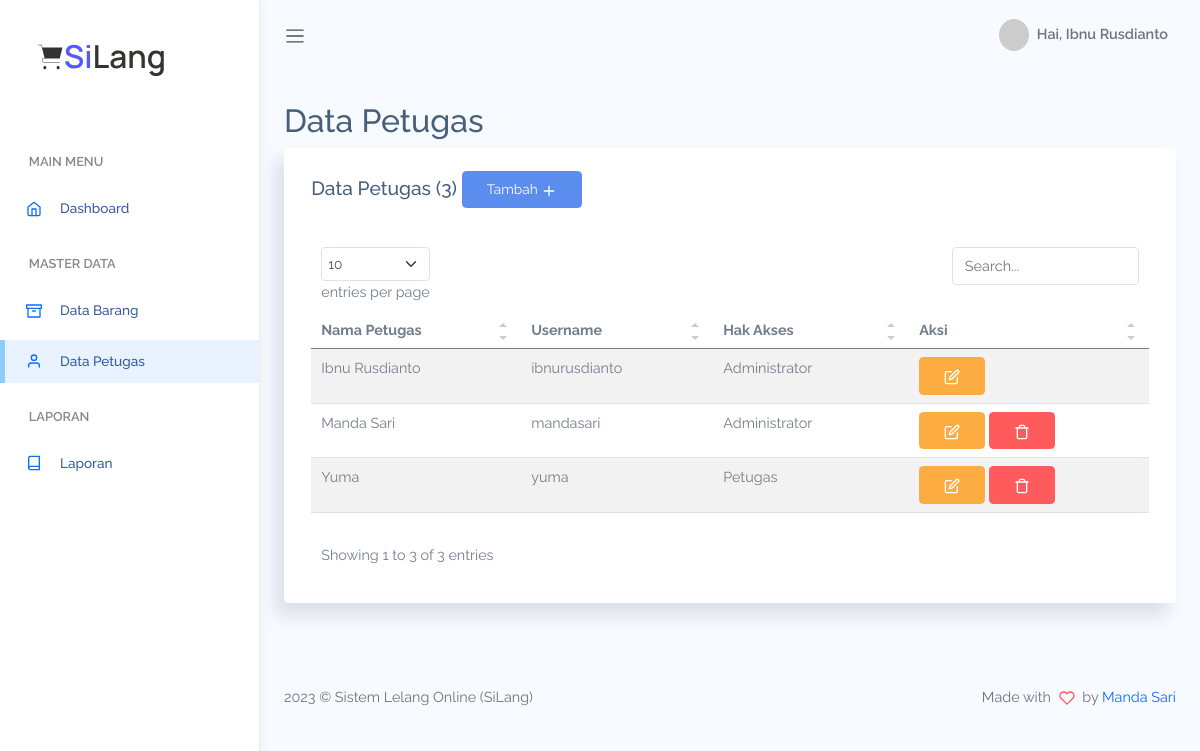
The app's page /petugas (signed in) with its own data.
### tables this page shows
CREATE TABLE `tb_petugas` (
  `id_petugas` int(11) NOT NULL,
  `nama_petugas` varchar(25) NOT NULL,
  `username` varchar(25) NOT NULL,
  `password` varchar(255) NOT NULL,
  `id_level` int(11) NOT NULL
);

CREATE TABLE `tb_level` (
  `id_level` int(11) NOT NULL,
  `level` enum('administrator','petugas') NOT NULL
);

### app/core/Controller.php (called while the page is built, shortened)
<?php
class Controller
{
    public function view(string $view, ?array $data = [])
    {
        require_once '../app/views/' . $view . '.php';
    }
    public function model(string $model)
    {
        return new $model;
    }
}

### app/controllers/Petugas.php (called while the page is built, shortened)
<?php
class Petugas extends Controller
{
    public function index()
    {
        $data['dataPetugas'] = $this->model('M_petugas')->getDataPetugas();
        $data['title'] = 'Data Petugas';
        $data['dataTable'] = true;
        $this->view('page/backend/petugas/index', $data);
    }
}

### app/core/App.php (called while the page is built, shortened)
<?php
class App
{
    public function __construct(protected $controller = 'Home', protected $method = 'index', protected $params = [])
    {
        $this->controller = new $this->controller;
        call_user_func_array([$this->controller, $this->method], $this->params);
    }
}

### public/index.php (called while the page is built, shortened)
<?php
$app = new App;

### app/core/Database.php (called while the page is built, shortened)
<?php
class Database
{
    private $host = DB_HOST;
    private $user = DB_USER;
    private $pass = DB_PASS;
    private $dbnm = DB_NAME;
    private $dbh;
    private $stmt;
    public function __construct()
    {
        $dsn = 'mysql:host=' . $this->host . ';dbname=' . $this->dbnm;
        $option = [
            PDO::ATTR_PERSISTENT => true,
            PDO::ATTR_ERRMODE => PDO::ERRMODE_EXCEPTION
        ];
        try {
            $this->dbh = new PDO($dsn, $this->user, $this->pass, $option);
        } catch (PDOException $e) {
            die($e->getMessage());
        }
    }
    public function query($query)
    {
        $this->stmt = $this->dbh->prepare($query);
    }
    public function execute()
    {
        $this->stmt->execute();
    }
    public function resultSet()
    {
        $this->execute();
        return $this->stmt->fetchAll(PDO::FETCH_ASSOC);
    }
}

### app/models/M_petugas.php (called while the page is built, shortened)
<?php
class M_petugas
{
    private $table = "tb_petugas";
    private $db;
    public function __construct()
    {
        $this->db = new Database;
    }
    public function getDataPetugas()
    {
        $this->db->query("SELECT * FROM $this->table INNER JOIN tb_level ON $this->table.id_level = tb_level.id_level");
        return $this->db->resultSet();
    }
}

### app/views/page/backend/petugas/index.php (the view, shortened to what this page needs)
<div class="main-content container-fluid">
    <div class="page-title">
        <div class="row">
            <div class="col-12 col-md-6 order-md-1 order-last">
                <h3><?= $data['title'] ?></h3>
            </div>
        </div>
    </div>
    <section class="section">
        <div class="card">
            <div class="card-header">
                <h4 class="card-title">
                    <?= $data['title'] . ' (' . count($data['dataPetugas']) . ')' ?>
                    <a href="<?= BASE_URL ?>/petugas/create" class="btn btn-primary">Tambah <i data-feather="plus"></i></a>
                </h4>
            </div>
            <div class="card-body">
                <div class="table-responsive">
                    <table class='table table-striped' id="table1">
                        <thead>
                            <tr>
                                <th>Nama Petugas</th>
                                <th>Username</th>
                                <th>Hak Akses</th>
                                <th>Aksi</th>
                            </tr>
                        </thead>
                        <tbody>
                            <?php
                            foreach ($data['dataPetugas'] as $dp) : ?>
                                <tr>
                                    <td><?= $dp['nama_petugas'] ?></td>
                                    <td><?= $dp['username'] ?></td>
                                    <td><?= ucfirst($dp['level']) ?></td>
                                    <td>
                                        <a href="<?= BASE_URL ?>/petugas/edit/<?= $dp['id_petugas'] ?>" class="btn btn-warning"><i data-feather="edit"></i></a>
                                        <?php if ($_SESSION['user']['id_petugas'] != $dp['id_petugas']) { ?>
                                            <button class="btn btn-danger delete-confirm" data-action="<?= BASE_URL ?>/petugas/delete" data-id="<?= $dp['id_petugas'] ?>"><i data-feather="trash"></i></button>
                                        <?php } ?>
                                    </td>
                                </tr>
                            <?php
                            endforeach;
                            ?>
                        </tbody>
                    </table>
                </div>
            </div>
        </div>
    </section>
</div>

### public/assets/css/app.css (style rules this page uses)
* { font-family:Raleway }
#main .main-content { padding:2rem 1.5rem }
#main .main-content .page-title h3 { font-size:2rem }
a { text-decoration:none }
a,button { outline:0 }
.feather,i { font-size:14px;height:1rem }
.btn i,.btn svg { width:16px;height:16px }
.btn.btn-danger,.btn.btn-dark,.btn.btn-info,.btn.btn-light,.btn.btn-link,.btn.btn-primary,.btn.btn-secondary,.btn.btn-success,.btn.btn-warning { color:#fff }
.card { box-shadow:-8px 12px 18px 0 rgba(25,42,70,.13);margin-bottom:2.2rem }
.card .card-header { border:none }
.card .card-header h4 { font-size:1.2rem }
.card .card-header~.card-body { padding-top:0 }
.card .card-title { font-size:1.2rem }
.card .card-body { padding:1.4rem 1.7rem }
.dataTable-table td,.dataTable-table thead th,.table td,.table thead th { vertical-align:middle }
.dataTable-table thead th,.table thead th { border-bottom:2px solid #475f7b }

### records on screen
tb_petugas: nama_petugas "Ibnu Rusdianto", username "ibnurusdianto", id_level.level "Administrator"
tb_petugas: nama_petugas "Manda Sari", username "mandasari", id_level.level "Administrator"
tb_petugas: nama_petugas "Yuma", username "yuma", id_level.level "Petugas"

### other values on screen
$nama "Ibnu Rusdianto"
$data['title'] "Data Petugas"
count($data['dataPetugas']) "3"
APP_NAME "Sistem Lelang Online (SiLang)"
AUTHOR "Manda Sari"
